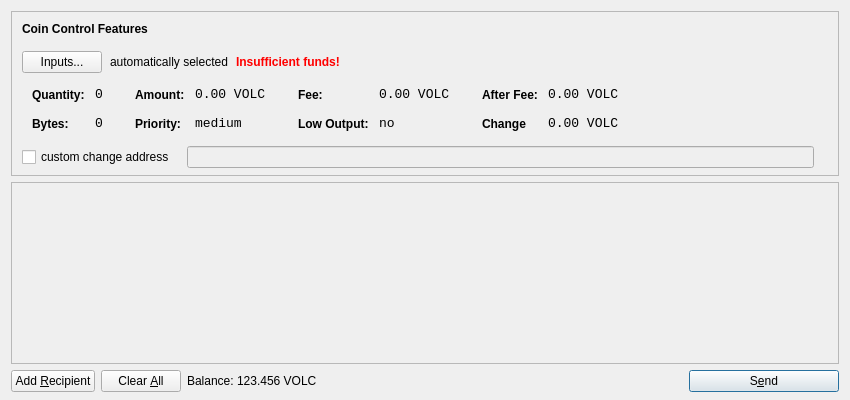
<?xml version="1.0" encoding="UTF-8"?>
<ui version="4.0">
 <class>SendCoinsDialog</class>
 <widget class="QDialog" name="SendCoinsDialog">
  <property name="geometry">
   <rect>
    <x>0</x>
    <y>0</y>
    <width>850</width>
    <height>400</height>
   </rect>
  </property>
  <property name="windowTitle">
   <string>Send Coins</string>
  </property>
  <layout class="QVBoxLayout" name="verticalLayout" stretch="0,1,0">
   <property name="bottomMargin">
    <number>8</number>
   </property>
   <item>
    <widget class="QFrame" name="frameCoinControl">
     <property name="sizePolicy">
      <sizepolicy hsizetype="Expanding" vsizetype="Expanding">
       <horstretch>0</horstretch>
       <verstretch>0</verstretch>
      </sizepolicy>
     </property>
     <property name="maximumSize">
      <size>
       <width>16777215</width>
       <height>16777215</height>
      </size>
     </property>
     <property name="frameShape">
      <enum>QFrame::StyledPanel</enum>
     </property>
     <property name="frameShadow">
      <enum>QFrame::Sunken</enum>
     </property>
     <layout class="QVBoxLayout" name="verticalLayoutCoinControl2">
      <property name="spacing">
       <number>6</number>
      </property>
      <property name="leftMargin">
       <number>0</number>
      </property>
      <property name="topMargin">
       <number>0</number>
      </property>
      <property name="rightMargin">
       <number>0</number>
      </property>
      <property name="bottomMargin">
       <number>6</number>
      </property>
      <item>
       <layout class="QVBoxLayout" name="verticalLayoutCoinControl" stretch="0,0,0,0,1">
        <property name="spacing">
         <number>0</number>
        </property>
        <property name="leftMargin">
         <number>10</number>
        </property>
        <property name="topMargin">
         <number>10</number>
        </property>
        <item>
         <layout class="QHBoxLayout" name="horizontalLayoutCoinControl1">
          <property name="bottomMargin">
           <number>15</number>
          </property>
          <item>
           <widget class="QLabel" name="labelCoinControlFeatures">
            <property name="sizePolicy">
             <sizepolicy hsizetype="Preferred" vsizetype="Maximum">
              <horstretch>0</horstretch>
              <verstretch>0</verstretch>
             </sizepolicy>
            </property>
            <property name="font">
             <font>
              <weight>75</weight>
              <bold>true</bold>
             </font>
            </property>
            <property name="styleSheet">
             <string notr="true">font-weight:bold;</string>
            </property>
            <property name="text">
             <string>Coin Control Features</string>
            </property>
           </widget>
          </item>
         </layout>
        </item>
        <item>
         <layout class="QHBoxLayout" name="horizontalLayoutCoinControl2" stretch="0,0,0,0">
          <property name="spacing">
           <number>8</number>
          </property>
          <property name="bottomMargin">
           <number>10</number>
          </property>
          <item>
           <widget class="QPushButton" name="pushButtonCoinControl">
            <property name="styleSheet">
             <string notr="true"/>
            </property>
            <property name="text">
             <string>Inputs...</string>
            </property>
           </widget>
          </item>
          <item>
           <widget class="QLabel" name="labelCoinControlAutomaticallySelected">
            <property name="text">
             <string>automatically selected</string>
            </property>
            <property name="margin">
             <number>5</number>
            </property>
           </widget>
          </item>
          <item>
           <widget class="QLabel" name="labelCoinControlInsuffFunds">
            <property name="font">
             <font>
              <weight>75</weight>
              <bold>true</bold>
             </font>
            </property>
            <property name="styleSheet">
             <string notr="true">color:red;font-weight:bold;</string>
            </property>
            <property name="text">
             <string>Insufficient funds!</string>
            </property>
            <property name="margin">
             <number>5</number>
            </property>
           </widget>
          </item>
          <item>
           <spacer name="horizontalSpacerCoinControl">
            <property name="orientation">
             <enum>Qt::Horizontal</enum>
            </property>
            <property name="sizeHint" stdset="0">
             <size>
              <width>40</width>
              <height>1</height>
             </size>
            </property>
           </spacer>
          </item>
         </layout>
        </item>
        <item>
         <widget class="QWidget" name="widgetCoinControl" native="true">
          <property name="sizePolicy">
           <sizepolicy hsizetype="Preferred" vsizetype="Preferred">
            <horstretch>0</horstretch>
            <verstretch>0</verstretch>
           </sizepolicy>
          </property>
          <property name="minimumSize">
           <size>
            <width>0</width>
            <height>0</height>
           </size>
          </property>
          <property name="styleSheet">
           <string notr="true"/>
          </property>
          <layout class="QHBoxLayout" name="horizontalLayoutCoinControl5">
           <property name="margin">
            <number>0</number>
           </property>
           <item>
            <layout class="QHBoxLayout" name="horizontalLayoutCoinControl3" stretch="0,0,0,1">
             <property name="spacing">
              <number>20</number>
             </property>
             <property name="topMargin">
              <number>0</number>
             </property>
             <property name="bottomMargin">
              <number>10</number>
             </property>
             <item>
              <layout class="QFormLayout" name="formLayoutCoinControl1">
               <property name="horizontalSpacing">
                <number>10</number>
               </property>
               <property name="verticalSpacing">
                <number>14</number>
               </property>
               <property name="leftMargin">
                <number>10</number>
               </property>
               <property name="topMargin">
                <number>4</number>
               </property>
               <property name="rightMargin">
                <number>6</number>
               </property>
               <item row="0" column="0">
                <widget class="QLabel" name="labelCoinControlQuantityText">
                 <property name="styleSheet">
                  <string notr="true">font-weight:bold;</string>
                 </property>
                 <property name="text">
                  <string>Quantity:</string>
                 </property>
                 <property name="margin">
                  <number>0</number>
                 </property>
                </widget>
               </item>
               <item row="0" column="1">
                <widget class="QLabel" name="labelCoinControlQuantity">
                 <property name="font">
                  <font>
                   <family>Monospace</family>
                   <pointsize>10</pointsize>
                  </font>
                 </property>
                 <property name="cursor">
                  <cursorShape>IBeamCursor</cursorShape>
                 </property>
                 <property name="contextMenuPolicy">
                  <enum>Qt::ActionsContextMenu</enum>
                 </property>
                 <property name="text">
                  <string>0</string>
                 </property>
                 <property name="margin">
                  <number>0</number>
                 </property>
                 <property name="textInteractionFlags">
                  <set>Qt::LinksAccessibleByMouse|Qt::TextSelectableByKeyboard|Qt::TextSelectableByMouse</set>
                 </property>
                </widget>
               </item>
               <item row="1" column="0">
                <widget class="QLabel" name="labelCoinControlBytesText">
                 <property name="styleSheet">
                  <string notr="true">font-weight:bold;</string>
                 </property>
                 <property name="text">
                  <string>Bytes:</string>
                 </property>
                </widget>
               </item>
               <item row="1" column="1">
                <widget class="QLabel" name="labelCoinControlBytes">
                 <property name="font">
                  <font>
                   <family>Monospace</family>
                   <pointsize>10</pointsize>
                  </font>
                 </property>
                 <property name="cursor">
                  <cursorShape>IBeamCursor</cursorShape>
                 </property>
                 <property name="contextMenuPolicy">
                  <enum>Qt::ActionsContextMenu</enum>
                 </property>
                 <property name="text">
                  <string>0</string>
                 </property>
                 <property name="textInteractionFlags">
                  <set>Qt::LinksAccessibleByMouse|Qt::TextSelectableByKeyboard|Qt::TextSelectableByMouse</set>
                 </property>
                </widget>
               </item>
              </layout>
             </item>
             <item>
              <layout class="QFormLayout" name="formLayoutCoinControl2">
               <property name="horizontalSpacing">
                <number>10</number>
               </property>
               <property name="verticalSpacing">
                <number>14</number>
               </property>
               <property name="leftMargin">
                <number>6</number>
               </property>
               <property name="topMargin">
                <number>4</number>
               </property>
               <property name="rightMargin">
                <number>6</number>
               </property>
               <item row="0" column="0">
                <widget class="QLabel" name="labelCoinControlAmountText">
                 <property name="styleSheet">
                  <string notr="true">font-weight:bold;</string>
                 </property>
                 <property name="text">
                  <string>Amount:</string>
                 </property>
                 <property name="margin">
                  <number>0</number>
                 </property>
                </widget>
               </item>
               <item row="0" column="1">
                <widget class="QLabel" name="labelCoinControlAmount">
                 <property name="font">
                  <font>
                   <family>Monospace</family>
                   <pointsize>10</pointsize>
                  </font>
                 </property>
                 <property name="cursor">
                  <cursorShape>IBeamCursor</cursorShape>
                 </property>
                 <property name="contextMenuPolicy">
                  <enum>Qt::ActionsContextMenu</enum>
                 </property>
                 <property name="text">
                  <string>0.00 VOLC</string>
                 </property>
                 <property name="textInteractionFlags">
                  <set>Qt::LinksAccessibleByMouse|Qt::TextSelectableByKeyboard|Qt::TextSelectableByMouse</set>
                 </property>
                </widget>
               </item>
               <item row="1" column="0">
                <widget class="QLabel" name="labelCoinControlPriorityText">
                 <property name="styleSheet">
                  <string notr="true">font-weight:bold;</string>
                 </property>
                 <property name="text">
                  <string>Priority:</string>
                 </property>
                </widget>
               </item>
               <item row="1" column="1">
                <widget class="QLabel" name="labelCoinControlPriority">
                 <property name="font">
                  <font>
                   <family>Monospace</family>
                   <pointsize>10</pointsize>
                  </font>
                 </property>
                 <property name="cursor">
                  <cursorShape>IBeamCursor</cursorShape>
                 </property>
                 <property name="contextMenuPolicy">
                  <enum>Qt::ActionsContextMenu</enum>
                 </property>
                 <property name="text">
                  <string>medium</string>
                 </property>
                 <property name="textInteractionFlags">
                  <set>Qt::LinksAccessibleByMouse|Qt::TextSelectableByKeyboard|Qt::TextSelectableByMouse</set>
                 </property>
                </widget>
               </item>
              </layout>
             </item>
             <item>
              <layout class="QFormLayout" name="formLayoutCoinControl3">
               <property name="horizontalSpacing">
                <number>10</number>
               </property>
               <property name="verticalSpacing">
                <number>14</number>
               </property>
               <property name="leftMargin">
                <number>6</number>
               </property>
               <property name="topMargin">
                <number>4</number>
               </property>
               <property name="rightMargin">
                <number>6</number>
               </property>
               <item row="0" column="0">
                <widget class="QLabel" name="labelCoinControlFeeText">
                 <property name="styleSheet">
                  <string notr="true">font-weight:bold;</string>
                 </property>
                 <property name="text">
                  <string>Fee:</string>
                 </property>
                 <property name="margin">
                  <number>0</number>
                 </property>
                </widget>
               </item>
               <item row="0" column="1">
                <widget class="QLabel" name="labelCoinControlFee">
                 <property name="font">
                  <font>
                   <family>Monospace</family>
                   <pointsize>10</pointsize>
                  </font>
                 </property>
                 <property name="cursor">
                  <cursorShape>IBeamCursor</cursorShape>
                 </property>
                 <property name="contextMenuPolicy">
                  <enum>Qt::ActionsContextMenu</enum>
                 </property>
                 <property name="text">
                  <string>0.00 VOLC</string>
                 </property>
                 <property name="textInteractionFlags">
                  <set>Qt::LinksAccessibleByMouse|Qt::TextSelectableByKeyboard|Qt::TextSelectableByMouse</set>
                 </property>
                </widget>
               </item>
               <item row="1" column="0">
                <widget class="QLabel" name="labelCoinControlLowOutputText">
                 <property name="styleSheet">
                  <string notr="true">font-weight:bold;</string>
                 </property>
                 <property name="text">
                  <string>Low Output:</string>
                 </property>
                </widget>
               </item>
               <item row="1" column="1">
                <widget class="QLabel" name="labelCoinControlLowOutput">
                 <property name="font">
                  <font>
                   <family>Monospace</family>
                   <pointsize>10</pointsize>
                  </font>
                 </property>
                 <property name="cursor">
                  <cursorShape>IBeamCursor</cursorShape>
                 </property>
                 <property name="contextMenuPolicy">
                  <enum>Qt::ActionsContextMenu</enum>
                 </property>
                 <property name="text">
                  <string>no</string>
                 </property>
                 <property name="textInteractionFlags">
                  <set>Qt::LinksAccessibleByMouse|Qt::TextSelectableByKeyboard|Qt::TextSelectableByMouse</set>
                 </property>
                </widget>
               </item>
              </layout>
             </item>
             <item>
              <layout class="QFormLayout" name="formLayoutCoinControl4">
               <property name="horizontalSpacing">
                <number>10</number>
               </property>
               <property name="verticalSpacing">
                <number>14</number>
               </property>
               <property name="leftMargin">
                <number>6</number>
               </property>
               <property name="topMargin">
                <number>4</number>
               </property>
               <property name="rightMargin">
                <number>6</number>
               </property>
               <item row="0" column="0">
                <widget class="QLabel" name="labelCoinControlAfterFeeText">
                 <property name="styleSheet">
                  <string notr="true">font-weight:bold;</string>
                 </property>
                 <property name="text">
                  <string>After Fee:</string>
                 </property>
                 <property name="margin">
                  <number>0</number>
                 </property>
                </widget>
               </item>
               <item row="0" column="1">
                <widget class="QLabel" name="labelCoinControlAfterFee">
                 <property name="font">
                  <font>
                   <family>Monospace</family>
                   <pointsize>10</pointsize>
                  </font>
                 </property>
                 <property name="cursor">
                  <cursorShape>IBeamCursor</cursorShape>
                 </property>
                 <property name="contextMenuPolicy">
                  <enum>Qt::ActionsContextMenu</enum>
                 </property>
                 <property name="text">
                  <string>0.00 VOLC</string>
                 </property>
                 <property name="textInteractionFlags">
                  <set>Qt::LinksAccessibleByMouse|Qt::TextSelectableByKeyboard|Qt::TextSelectableByMouse</set>
                 </property>
                </widget>
               </item>
               <item row="1" column="0">
                <widget class="QLabel" name="labelCoinControlChangeText">
                 <property name="styleSheet">
                  <string notr="true">font-weight:bold;</string>
                 </property>
                 <property name="text">
                  <string>Change</string>
                 </property>
                </widget>
               </item>
               <item row="1" column="1">
                <widget class="QLabel" name="labelCoinControlChange">
                 <property name="font">
                  <font>
                   <family>Monospace</family>
                   <pointsize>10</pointsize>
                  </font>
                 </property>
                 <property name="cursor">
                  <cursorShape>IBeamCursor</cursorShape>
                 </property>
                 <property name="contextMenuPolicy">
                  <enum>Qt::ActionsContextMenu</enum>
                 </property>
                 <property name="text">
                  <string>0.00 VOLC</string>
                 </property>
                 <property name="textInteractionFlags">
                  <set>Qt::LinksAccessibleByMouse|Qt::TextSelectableByKeyboard|Qt::TextSelectableByMouse</set>
                 </property>
                </widget>
               </item>
              </layout>
             </item>
            </layout>
           </item>
          </layout>
         </widget>
        </item>
        <item>
         <layout class="QHBoxLayout" name="horizontalLayoutCoinControl4" stretch="0,0,0">
          <property name="spacing">
           <number>12</number>
          </property>
          <property name="sizeConstraint">
           <enum>QLayout::SetDefaultConstraint</enum>
          </property>
          <property name="topMargin">
           <number>5</number>
          </property>
          <property name="rightMargin">
           <number>5</number>
          </property>
          <item>
           <widget class="QCheckBox" name="checkBoxCoinControlChange">
            <property name="text">
             <string>custom change address</string>
            </property>
           </widget>
          </item>
          <item>
           <widget class="QLineEdit" name="lineEditCoinControlChange">
            <property name="enabled">
             <bool>false</bool>
            </property>
            <property name="sizePolicy">
             <sizepolicy hsizetype="Expanding" vsizetype="Fixed">
              <horstretch>0</horstretch>
              <verstretch>0</verstretch>
             </sizepolicy>
            </property>
           </widget>
          </item>
          <item>
           <widget class="QLabel" name="labelCoinControlChangeLabel">
            <property name="sizePolicy">
             <sizepolicy hsizetype="Preferred" vsizetype="Expanding">
              <horstretch>0</horstretch>
              <verstretch>0</verstretch>
             </sizepolicy>
            </property>
            <property name="minimumSize">
             <size>
              <width>0</width>
              <height>0</height>
             </size>
            </property>
            <property name="text">
             <string/>
            </property>
            <property name="margin">
             <number>3</number>
            </property>
           </widget>
          </item>
         </layout>
        </item>
        <item>
         <spacer name="verticalSpacerCoinControl">
          <property name="orientation">
           <enum>Qt::Vertical</enum>
          </property>
          <property name="sizeHint" stdset="0">
           <size>
            <width>800</width>
            <height>1</height>
           </size>
          </property>
         </spacer>
        </item>
       </layout>
      </item>
     </layout>
    </widget>
   </item>
   <item>
    <widget class="QScrollArea" name="scrollArea">
     <property name="widgetResizable">
      <bool>true</bool>
     </property>
     <widget class="QWidget" name="scrollAreaWidgetContents">
      <property name="geometry">
       <rect>
        <x>0</x>
        <y>0</y>
        <width>830</width>
        <height>172</height>
       </rect>
      </property>
      <layout class="QVBoxLayout" name="verticalLayout_2">
       <property name="margin">
        <number>0</number>
       </property>
       <item>
        <layout class="QVBoxLayout" name="entries">
         <property name="spacing">
          <number>6</number>
         </property>
        </layout>
       </item>
       <item>
        <spacer name="verticalSpacer">
         <property name="orientation">
          <enum>Qt::Vertical</enum>
         </property>
         <property name="sizeHint" stdset="0">
          <size>
           <width>20</width>
           <height>40</height>
          </size>
         </property>
        </spacer>
       </item>
      </layout>
     </widget>
    </widget>
   </item>
   <item>
    <layout class="QHBoxLayout" name="horizontalLayout">
     <item>
      <widget class="QPushButton" name="addButton">
       <property name="toolTip">
        <string>Send to multiple recipients at once</string>
       </property>
       <property name="text">
        <string>Add &amp;Recipient</string>
       </property>
       <property name="icon">
        <iconset resource="../bitcoin.qrc">
         <normaloff>:/icons/add</normaloff>:/icons/add</iconset>
       </property>
       <property name="autoDefault">
        <bool>false</bool>
       </property>
      </widget>
     </item>
     <item>
      <widget class="QPushButton" name="clearButton">
       <property name="sizePolicy">
        <sizepolicy hsizetype="Minimum" vsizetype="Fixed">
         <horstretch>0</horstretch>
         <verstretch>0</verstretch>
        </sizepolicy>
       </property>
       <property name="toolTip">
        <string>Remove all transaction fields</string>
       </property>
       <property name="text">
        <string>Clear &amp;All</string>
       </property>
       <property name="icon">
        <iconset resource="../bitcoin.qrc">
         <normaloff>:/icons/remove</normaloff>:/icons/remove</iconset>
       </property>
       <property name="autoRepeatDelay">
        <number>300</number>
       </property>
       <property name="autoDefault">
        <bool>false</bool>
       </property>
      </widget>
     </item>
     <item>
      <layout class="QHBoxLayout" name="horizontalLayout_2">
       <property name="spacing">
        <number>3</number>
       </property>
       <item>
        <widget class="QLabel" name="label">
         <property name="sizePolicy">
          <sizepolicy hsizetype="Preferred" vsizetype="Fixed">
           <horstretch>0</horstretch>
           <verstretch>0</verstretch>
          </sizepolicy>
         </property>
         <property name="text">
          <string>Balance:</string>
         </property>
        </widget>
       </item>
       <item>
        <widget class="QLabel" name="labelBalance">
         <property name="sizePolicy">
          <sizepolicy hsizetype="Preferred" vsizetype="Fixed">
           <horstretch>0</horstretch>
           <verstretch>0</verstretch>
          </sizepolicy>
         </property>
         <property name="cursor">
          <cursorShape>IBeamCursor</cursorShape>
         </property>
         <property name="text">
          <string>123.456 VOLC</string>
         </property>
         <property name="textInteractionFlags">
          <set>Qt::LinksAccessibleByMouse|Qt::TextSelectableByKeyboard|Qt::TextSelectableByMouse</set>
         </property>
        </widget>
       </item>
      </layout>
     </item>
     <item>
      <spacer name="horizontalSpacer">
       <property name="orientation">
        <enum>Qt::Horizontal</enum>
       </property>
       <property name="sizeHint" stdset="0">
        <size>
         <width>40</width>
         <height>20</height>
        </size>
       </property>
      </spacer>
     </item>
     <item>
      <widget class="QPushButton" name="sendButton">
       <property name="minimumSize">
        <size>
         <width>150</width>
         <height>0</height>
        </size>
       </property>
       <property name="toolTip">
        <string>Confirm the send action</string>
       </property>
       <property name="text">
        <string>S&amp;end</string>
       </property>
       <property name="icon">
        <iconset resource="../bitcoin.qrc">
         <normaloff>:/icons/send</normaloff>:/icons/send</iconset>
       </property>
       <property name="default">
        <bool>true</bool>
       </property>
      </widget>
     </item>
    </layout>
   </item>
  </layout>
 </widget>
 <resources>
  <include location="../bitcoin.qrc"/>
 </resources>
 <connections/>
</ui>
